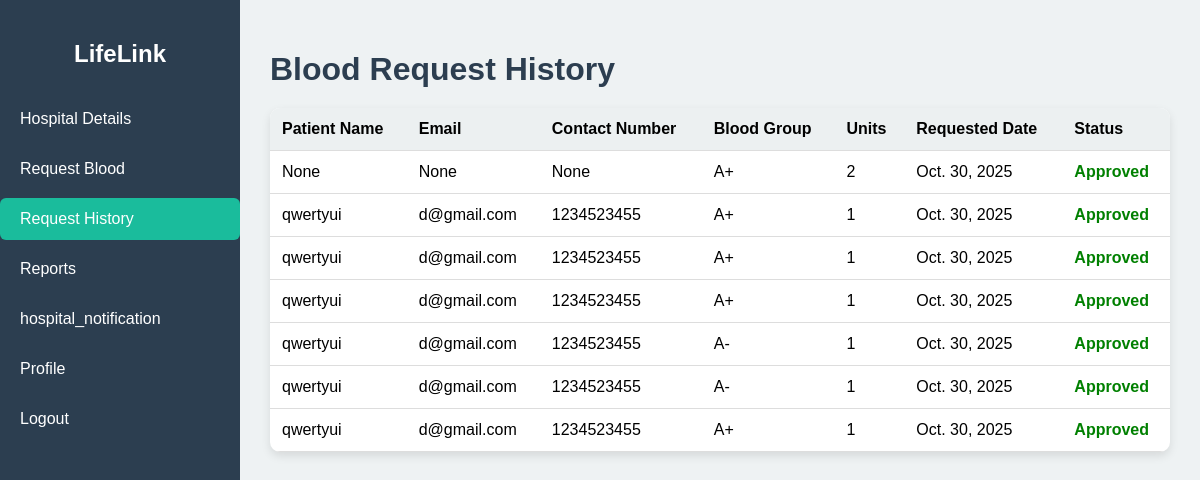
The page /request_history/ (signed in) on the database as committed earlier.
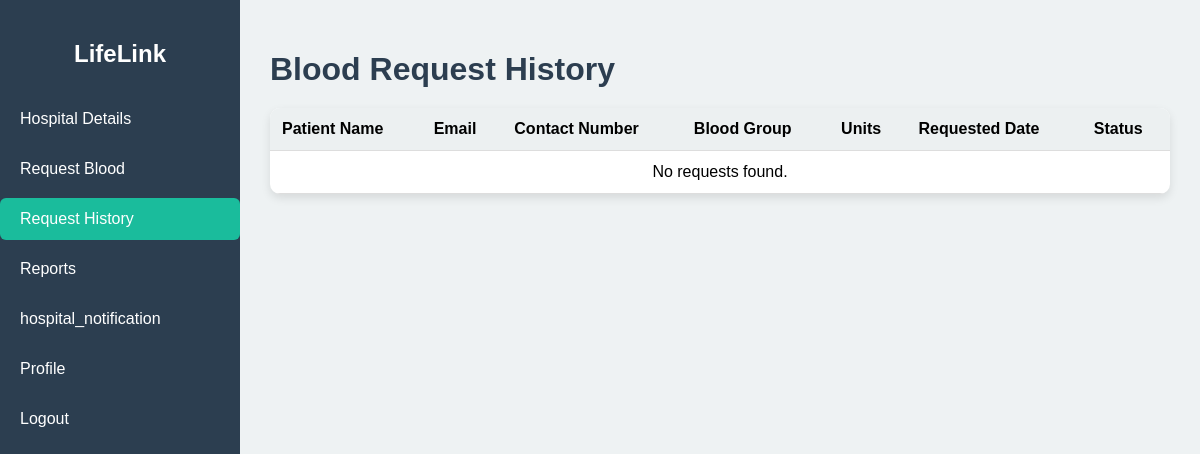
The same page on the database as committed later.
### Blood_Bank/models.py (models this page shows, shortened)
class Hospital_Request(models.Model):
    hospital = models.ForeignKey(Hospital,on_delete=models.CASCADE)
    Blood_group = models.CharField(null=False,blank=False)
    unit = models.PositiveIntegerField(null=True,blank=True)
    date = models.DateField(null=True,blank=True)
    urgent = models.BooleanField(default=False)
    patient_name = models.CharField(max_length=100, null=True, blank=True)
    patient_email = models.EmailField(null=True, blank=True)
    patient_contact = models.CharField(max_length=15, null=True, blank=True)
    STATUS_CHOICES = (
        ('requested', 'Requested'),
        ('approved', 'Approved'),
        ('rejected', 'Rejected'),
    )
    status = models.CharField(max_length=10, choices=STATUS_CHOICES, default='requested')

### Blood_Bank/views.py (the view)
# urls.py: path('request_history/',views.request_history,name='request_history'),
def request_history(request):
    profile = request.user.profile
    hospital = get_object_or_404(Hospital, profile=profile)
    request_history = Hospital_Request.objects.filter(hospital=hospital)
    return render(request, 'hospital_dashboard/request_history.html', {
        'hospital': hospital,
        'request_history': request_history
    })

### Blood_Bank/templates/hospital_dashboard/request_history.html (shortened to what this page needs)
{% load static %}
<!DOCTYPE html>
<html lang="en">
<head>
    <link rel="stylesheet" href="{% static 'css/hospital_dashboard/request_history.css' %}">
</head>
<body>
    <div class="container">
        <aside class="sidebar">
            <h2>LifeLink</h2>
            <ul>
                <li><a href="{% url 'hospitaldashboard' %}">Hospital Details</a></li>
                <li><a href="{% url 'request_blood_hospital' %}">Request Blood</a></li>
                <li><a href="{% url 'request_history' %}" class="active">Request History</a></li>
                <li><a href="{% url 'hospital_reports' %}">Reports</a></li>
                <li><a href="{% url 'hospital_notification' %}">hospital_notification</a></li>
                <li><a href="{% url 'profile_update' hospital.id %}">Profile</a></li>
                <li><a href="{% url 'home' %}">Logout</a></li>
            </ul>
        </aside>
        <main class="main-content">
            <h1>Blood Request History</h1>
            <table class="history-table">
                <thead>
                    <tr>
                        <th>Patient Name</th>
                        <th>Email</th>
                        <th>Contact Number</th>
                        <th>Blood Group</th>
                        <th>Units</th>
                        <th>Requested Date</th>
                        <th>Status</th>
                    </tr>
                </thead>
                <tbody>
                    {% if request_history %}
                        {% for r in request_history %}
                            <tr>
                                <td>{{ r.patient_name }}</td>
                                <td>{{ r.patient_email }}</td>
                                <td>{{ r.patient_contact }}</td>
                                <td>{{ r.Blood_group }}</td>
                                <td>{{ r.unit }}</td>
                                <td>{{ r.date }}</td>
                                <td class="{% if r.status == 'approved' %}approved{% elif r.status == 'rejected' %}rejected{% else %}pending{% endif %}">
                                    {{ r.status|title }}
                                </td>
                            </tr>
                        {% endfor %}
                    {% else %}
                        <tr>
                            <td colspan="7" style="text-align: center;">No requests found.</td>
                        </tr>
                    {% endif %}
                </tbody>
            </table>
        </main>
    </div>
</body>
</html>

Rows that differ between the two databases and show on the page:
removed Hospital_Request: patient_name "None", patient_email "None", patient_contact "None", Blood_group "A+", unit "2", date "Oct. 30, 2025", status "Approved"
removed Hospital_Request: patient_name "qwertyui", patient_email "d@gmail.com", patient_contact "1234523455", Blood_group "A+", unit "1", date "Oct. 30, 2025", status "Approved"
removed Hospital_Request: patient_name "qwertyui", patient_email "d@gmail.com", patient_contact "1234523455", Blood_group "A+", unit "1", date "Oct. 30, 2025", status "Approved"
removed Hospital_Request: patient_name "qwertyui", patient_email "d@gmail.com", patient_contact "1234523455", Blood_group "A+", unit "1", date "Oct. 30, 2025", status "Approved"
removed Hospital_Request: patient_name "qwertyui", patient_email "d@gmail.com", patient_contact "1234523455", Blood_group "A-", unit "1", date "Oct. 30, 2025", status "Approved"
removed Hospital_Request: patient_name "qwertyui", patient_email "d@gmail.com", patient_contact "1234523455", Blood_group "A-", unit "1", date "Oct. 30, 2025", status "Approved"
removed Hospital_Request: patient_name "qwertyui", patient_email "d@gmail.com", patient_contact "1234523455", Blood_group "A+", unit "1", date "Oct. 30, 2025", status "Approved"
Other text that changed with them:
text now shown: "No requests found."
